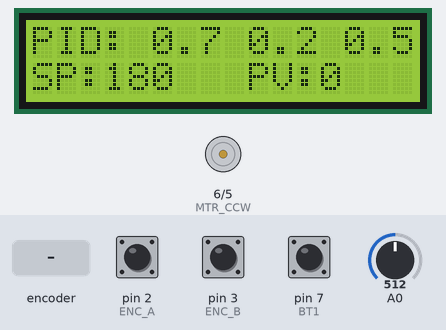
The sketch below on a simulated Arduino Nano, built with avr-gcc and run on an emulated ATmega328P. On the bench: 16×2 character LCD, motor-driver pin pairs drawn as motors (green arrow = first pin HIGH = forward, orange = second pin HIGH = backward, longer = more drive). The inputs (shaded band) are chosen by the test bench; at power-on: pin 7 (BT1) HIGH, A0 = 512, pin 2 (ENC_A) HIGH, pin 3 (ENC_B) HIGH. What the sketch prints to the serial monitor is not drawn.

Above: at 3.2 s.
3.3 s: rotary encoder on pin 2 (ENC_A) / pin 3 (ENC_B) turned 3 steps (first pin leading)
At 5.2 s:
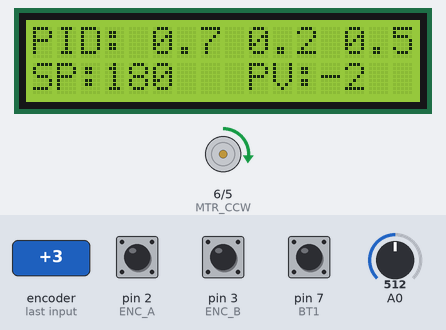
6.9 s: pin 7 (BT1) pulled LOW for 1 s
9.7 s: A0 set to 303
At 11.1 s:
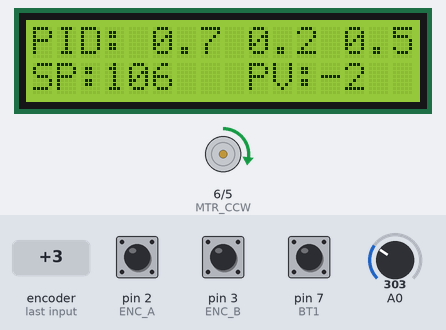
11.6 s: A0 set to 267
At 13.3 s:
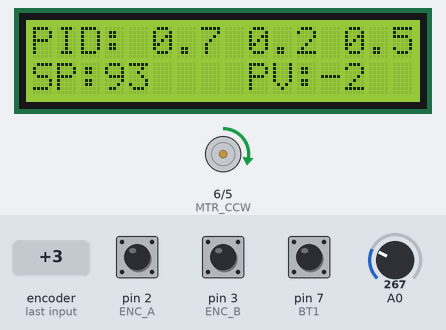
13.6 s: pin 7 (BT1) pulled LOW for 3.2 s
18.3 s: rotary encoder on pin 2 (ENC_A) / pin 3 (ENC_B) turned 2 steps (second pin leading)
At 19.1 s:
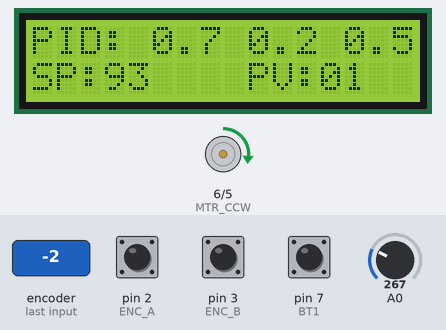
Timing chart, 0 to 21.2 s (numbered marks = the images above; inputs shaded):
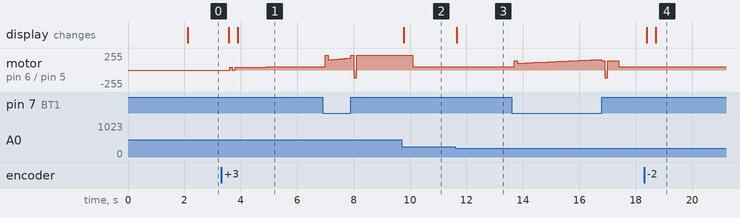

Measured:
- after the input at 3.3 s, motor on pin 6 (MTR_CCW) / pin 5 (MTR_CW): stopped → forward 45/255 after 0.30 s, → stopped 0.10 s later, → forward 45/255 0.10 s later, → forward 46/255 1.1 s later; the display: first changes after 0.27 s (image 1 shows a later state)
- after the input at 9.7 s, the display: changes after 0.07 s (image 2)
- after the input at 11.6 s, the display: changes after 0.06 s (image 3)
- after the input at 18.3 s, motor on pin 6 (MTR_CCW) / pin 5 (MTR_CW): forward 48/255 → forward 47/255 after 0.10 s, → forward 46/255 0.20 s later, → forward 47/255 0.10 s later; the display: first changes after 0.10 s (image 4 shows a later state)

The sketch:

pid_position_control_dev_siber.ino
```cpp
/*
 **************************************************
 *  File      : pid_position_control_dev_siber.ino
 *  Author    : Dimas AP., Husnul A., Prasetyo W.
 *              (PT Sibernetika Teknologi Industri - Bandung, Indonesia)
 *  Brief     : PID Position Control Kit
 *  Hardware  : 1. Arduino Nano
 *              2. HG7881 Motor Driver
 *              3. JGA25-370 motor (130 RPM)
 *                  - HALL Encoder (11 ticks/rev motor without gearbox)
 *                  - Gear Ratio 1:46 (506 ticks/rev output gearbox)
 *              4. 12 Volt Power Suppy
 *              5. 16x2 LCD display & I2C adapter
 *              6. Push Button
 *              7. Potentiometer
 *  Repo      : https://github.com/dispectra/motor-control-demo-kit/
 **************************************************
 */

/* Includes **********************************/
#include <Wire.h>               // I2C Communication Lib
#include <LiquidCrystal_I2C.h>  // LCD I2C Lib

/* Definition List **************/
/* PID Param Definition **
 * KP   : Proportional Gain
 * KI   : Integral Gain
 * KD   : Derivative Gain
 */
#define KP 0.7
#define KI 0.025
#define KD 0.5

/* Pin Definition **
 * ENC_A    : A pin of the encoder
 * ENC_B    : B pin of the encoder
 * MTR_CW   : Clockwise motor pin
 * MTR_CCW  : Counter-clockwise motor pin
 * BT1      : Button pin
 * POT      : Potentiometer pin
 */
#define ENC_A 2
#define ENC_B 3
#define MTR_CW 5
#define MTR_CCW 6
#define BT1 7
#define POT A0

/* Limit Definition **
 * MAX_ANALOG_INPUT : Max analogRead output (arduino nano has 10 bit analog input resolution, hence max value = 2^10-1)
 * MAX_ENC          : Ticks / Rev Hall Encoder
 * MAX_ANGLE        : Angle / Rev
 * MAX_PWM          : Max allowed PWM (arduino nano pwm pin has 8 bit resolution, hence max value = 2^8 - 1)
 * MIN_PWM          : Deadband before motor could start turning
 * SCALER           : Scaling increment to convert 1 tick of 506 ticks to x degree of 360 degs
 */
#define MAX_ANALOG_INPUT 1023
#define MAX_ENC 506
#define MAX_ANGLE 360
#define MAX_PWM 255.0f
#define MIN_PWM 45.0f
#define SCALER 0.71146f

/* Variable List ****************/
// PID Vars
double err, err_I, err_D, err_prev, mtr_pwm_cmd;

// Encoder Vars
volatile float mtr_pos = 0;
float mtr_pos_last;

// Button & Potentio Vars
int read_pot, read_pot_prev, set_point;
bool last_state = false;

// LCD Vars
LiquidCrystal_I2C lcd = LiquidCrystal_I2C(0x27, 16, 2);

// ISR Vars
int timer1_counter;

/* Function Promises ***********/
void count_encoder();
float wrapVal(float, float);
float sign(float);
float floor_abs(float);
float printPID(float);

/* SETUP **********************/
void setup() {
  noInterrupts();
  //--------------------------timer1 setup
  TCCR1A = 0;
  TCCR1B = 0;
  timer1_counter = 59286;   // 65536-16MHz/256/10Hz (59286 for 0.1sec)
  TCNT1 = timer1_counter;   // preload timer
  TCCR1B |= (1 << CS12);    // 256 prescaler
  TIMSK1 |= (1 << TOIE1);   // enable timer overflow interrupt
  //--------------------------end time setup
  interrupts();

  Serial.begin(9600);       //  Enable serial at baud rate 9600
  pinMode(ENC_A, INPUT);    //  Set ENC_A pin as input
  pinMode(ENC_B, INPUT);    //  Set ENC_B pin as input
  attachInterrupt(digitalPinToInterrupt(ENC_A),count_encoder,RISING); // Attach Interrupt at pin ENC_A

  pinMode(MTR_CW, OUTPUT);  //  Set MTR_CW pin as output
  pinMode(MTR_CCW, OUTPUT); //  Set MTR_CCW pin as output

  pinMode(BT1, INPUT_PULLUP); //  Set ENC_B pin as input_pullup

  // LCD Init
  lcd.init();
  lcd.backlight();
  lcd.clear();
  lcd.setCursor(2, 0);
  lcd.print("DC Motor PID");
  delay(2000);
  lcd.clear();
}

/* Loop *********************************/
void loop() {
  // Read Potentiometer
  read_pot = wrapVal(map(analogRead(0), 0, MAX_ANALOG_INPUT, 0, MAX_ANGLE),MAX_ANGLE);

  // If button engaged -> Set set_point to potentiometer reading, otherwise set it to 0
  if(!digitalRead(BT1)) set_point = read_pot;
  else set_point = 0;

  // Print states to LCD
  update_lcd();

  // Print SP and PV to Serial Plotter
  Serial.print("set_point:");Serial.print(set_point);
  Serial.print(", ");
  Serial.print("actual_value:");Serial.println(int(mtr_pos));
}

/* Function Declaration ******************************/

/* FX update_lcd **
 * @brief: To update display text on the 16x2 LCD via LiquidCrystal_I2C lib
 * @return_value: None
 */
void update_lcd(){
  // ROW 1 :  PID
  lcd.setCursor(0, 0);lcd.print("PID:");
  lcd.setCursor(4, 0);lcd.print(" ");
  lcd.setCursor(5, 0);lcd.print(printPID(KP));
  lcd.setCursor(8, 0);lcd.print(" ");
  lcd.setCursor(9, 0);lcd.print(printPID(KI));
  lcd.setCursor(12, 0);lcd.print(" ");
  lcd.setCursor(13, 0);lcd.print(printPID(KD));

  // ROW 2  : Set Point
  lcd.setCursor(0, 1);lcd.print("SP:");
  if(should_clear_screen(read_pot,read_pot_prev)) { // Prevent Character buildup
    lcd.setCursor(3,1);
    lcd.print("    ");
  }
  lcd.setCursor(3, 1);lcd.print(read_pot);

  // ROW 2  : Actual Position (process variable)
  lcd.setCursor(9, 1);lcd.print("PV:");
  if(should_clear_screen(mtr_pos,mtr_pos_last)){  // Prevent Character buildup
    lcd.setCursor(12,1);
    lcd.print("      ");
  }
  lcd.setCursor(12, 1); lcd.print(int(sign(mtr_pos) * floor(abs(mtr_pos))));

  // Update last vars
  mtr_pos_last = mtr_pos;
  read_pot_prev = read_pot;
}

/* FX count_encoder **
 * @brief: To update motor pos value based on encoder A and B readings
 *          (Run as interrupt function for pin ENC_A)
 * @return_value: None
 */
void count_encoder() {
  if (digitalRead(ENC_B)) mtr_pos +=SCALER;
  else mtr_pos -= SCALER;
}

/* BOOL should_clear_screen **
 * @brief: To decide whether it is required to clear the screen before printing the LCD Values
 *          (Preventing charater bulking)
 * @logic: If current value has less charater than previous value
 *          Then clear the screen before printing
 * @input: a = current value; prev = previous value
 * @return_value: boolean; true = required to clear, false vice versa
 */
bool should_clear_screen(float a, float prev){
  if((abs(prev)>=100 && abs(a) < 100) || (abs(prev)>=10 && abs(a) < 10) || (prev<0 && (a) >= 0) || (a == 0 && prev != 0)) return true;
  else return false;
}

/* ISR Control Loop **
 * @brief: To run the control loop every 0.1 sec via Interrupt Service Routine
 *          (Using hardware timer as the timer)
 * @logic: Calculate err --> Calculate PID output --> Send output to motor driver
 * @return_value: none
 */
ISR(TIMER1_OVF_vect) {
  // Set timer
  TCNT1 = timer1_counter;

  // Decide if the state just recently changed
  //    If so --> reset PID values
  bool bt = digitalRead(BT1);
  if (bt != last_state) {
    last_state = bt;
    err = err_prev = err_I = err_D = mtr_pwm_cmd = 0;
  }

  // Update Error States
  err = (set_point - mtr_pos);
  err = floor_abs(err);
  if(abs(err) < 1) err = 0;                   // Assume err < 1 as already good enough
  if(sign(err) != sign(err_prev)) err_I = 0;  // Reset Integral value whenever err crossed zero (Anti Windup)
  err_D = (err - err_prev);

  // Count PID Output
  mtr_pwm_cmd = err * KP + err_I * KI + err_D * KD;

  // Update Error States
  err_prev = err;
  err_I += err;

  // Make sure pwm output consider all the system constraints
  mtr_pwm_cmd = wrapVal(floor_abs(mtr_pwm_cmd), MAX_PWM);
  if(mtr_pwm_cmd != 0) mtr_pwm_cmd = sign(mtr_pwm_cmd) * map(abs(mtr_pwm_cmd), 0, MAX_PWM, MIN_PWM, MAX_PWM);

  // Move the motor accordingly
  if (mtr_pwm_cmd > 0){
    digitalWrite(MTR_CW, LOW);
    analogWrite(MTR_CCW, abs(mtr_pwm_cmd));
  } else {
    digitalWrite(MTR_CCW, LOW);
    analogWrite(MTR_CW, abs(mtr_pwm_cmd));
  }
}

/* Utils Declaration ******************************/
/* FLOAT wrapVal **
 * @brief: To wrap values into certain limit
 * @input: a = value to process; b = limit to process
 * @return_value: float
 */
float wrapVal(float a, float b){
  if (a<-b) return -b;
  else if (a>b) return b;
  else return a;
}

/* FLOAT sign **
 * @brief: To obtain the sign of a number
 * @input: a = value to process;
 * @return_value: float; -1 for negative values, 1 for positive ones.
 */
float sign(float a) {
  if(a == 0) return 1;
  else return a/abs(a);
}

/* FLOAT floor_abs **
 * @brief: To floor number both with positive or negative values
 * @input: val = number to process
 * @return_value: float
 */
float floor_abs(float val){
  return sign(val) * floor(abs(val));
}

/* FLOAT printPID **
 * @brief: To format PID value so it will be printed nicely on the LCD :)
 * @input: a = value to process;
 * @return_value: float
 */
float printPID(float a){
  float x = a;
  while(x<0.1){
    x = x * 10;
  }
  return x;
}
```
